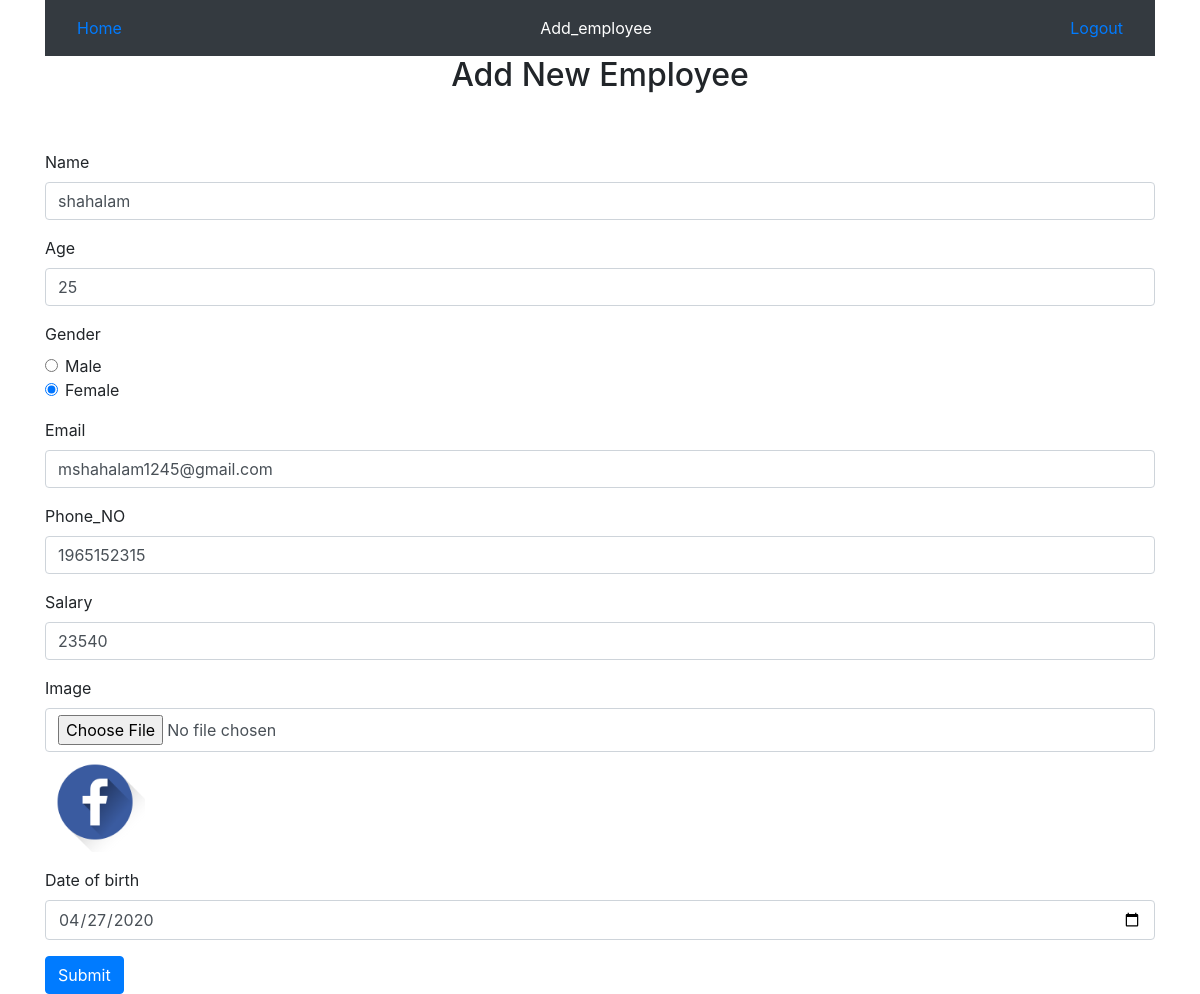
Page /edit.php?id=2 on the committed database.
### tables this page shows
CREATE TABLE `employees` (
  `id` int(11) NOT NULL,
  `name` varchar(250) NOT NULL,
  `age` int(250) NOT NULL,
  `gender` varchar(250) NOT NULL,
  `email` varchar(250) NOT NULL,
  `phone_number` int(250) NOT NULL,
  `salary` varchar(250) NOT NULL,
  `image` varchar(250) NOT NULL,
  `dob` date NOT NULL
);

### edit.php (the view, shortened to what this page needs)
<?php
	require 'connection.php';
	$id = $_GET['id'];
	$sql = "SELECT * FROM employees WHERE id = $id";
	$result = $conn->query($sql);
	$data = $result->fetch_assoc();
?>
<!DOCTYPE html>
<html lang="en">
<head>
	<link rel="stylesheet" href="https://maxcdn.bootstrapcdn.com/bootstrap/4.0.0/css/bootstrap.min.css">
</head>
<body>
	<div class="container">
		<nav class="navbar navbar-expand-lg navbar-dark bg-dark">
				<a class="nav-item nav-link active" href="index.php">Home<span class="sr-only">(current)</span></a>
				<div class="collapse navbar-collapse" id="navbarNavAltMarkup">
					<div class="navbar-nav mx-auto">
	  					<a class="nav-item nav-link active" href="insert.php">Add_employee</a>
	  				</div>
	  				<a class="nav-item nav-link active" href="logout.php">Logout</a>
				</div>
		</nav>
		<h2 class="text-center">Add New Employee</h2>
		<br><br>
		<form action="update.php?id=<?php echo $data['id'] ;?>" method="POST" enctype="multipart/form-data">
			<div class="form-group">
		    	<label for="name">Name</label>
		    	<input type="text" class="form-control" value="<?php echo $data['name'] ;?>" name="name"  placeholder="Enter Name">
		  	</div>
		  	<div class="form-group">
		    	<label for="age">Age</label>
		    	<input type="text" class="form-control" value="<?php echo $data['age'] ;?>" name="age"  placeholder="Enter Age">
		  	</div>
		  	<div class="form-group">
		    <label for="reg">Gender</label>
	    		<div class="form-check">
		  			<input class="form-check-input" type="radio" name="gender" id="exampleRadios1" value="Male" checked>
		  			<label class="form-check-label" for="exampleRadios1">Male</label>
	  			</div>
	  			<div class="form-check">
		  			<input class="form-check-input" type="radio" name="gender" id="exampleRadios1" value="Female" checked>
		  			<label class="form-check-label" for="exampleRadios1">Female</label>
	  			</div>
			</div>
			<div class="form-group">
		    	<label for="email">Email</label>
		    	<input type="text" class="form-control" value="<?php echo $data['email'] ;?>" name="email"  placeholder="Enter email">
		  	</div>
		  	<div class="form-group">
		    	<label for="phone number">Phone_NO</label>
		    	<input type="text" class="form-control" value="<?php echo $data['phone_number'] ;?>" name="phone_number"  placeholder="Enter Phone Number">
		  	</div>
		  	<div class="form-group">
		    	<label for="salary">Salary</label>
		    	<input type="text" class="form-control" value="<?php echo $data['salary'] ;?>" name="salary"  placeholder="Enter Salary">
		  	</div>
		  	<div class="form-group">
		    	<label for="blood group">Image</label>
		    	<input type="file" class="form-control" name="image"  placeholder="Enter image">
		    	<img src="<?php echo $data['image']?>" width="100">
		  	</div>
		  	<div class="form-group">
		    	<label for="dob">Date of birth</label>
		    	<input type="date" class="form-control" value="<?php echo $data['dob'] ;?>" name="dob"  placeholder="Enter dob">
		  	</div>
		  	<button type="submit" class="btn btn-primary">Submit</button>
		</form>
	</div>
</body>
</html>

### rows in the picture
employees: name "shahalam", age "25", email "mshahalam1245@gmail.com", phone_number "1965152315", salary "23540", image (picture), dob "04/27/2020"
